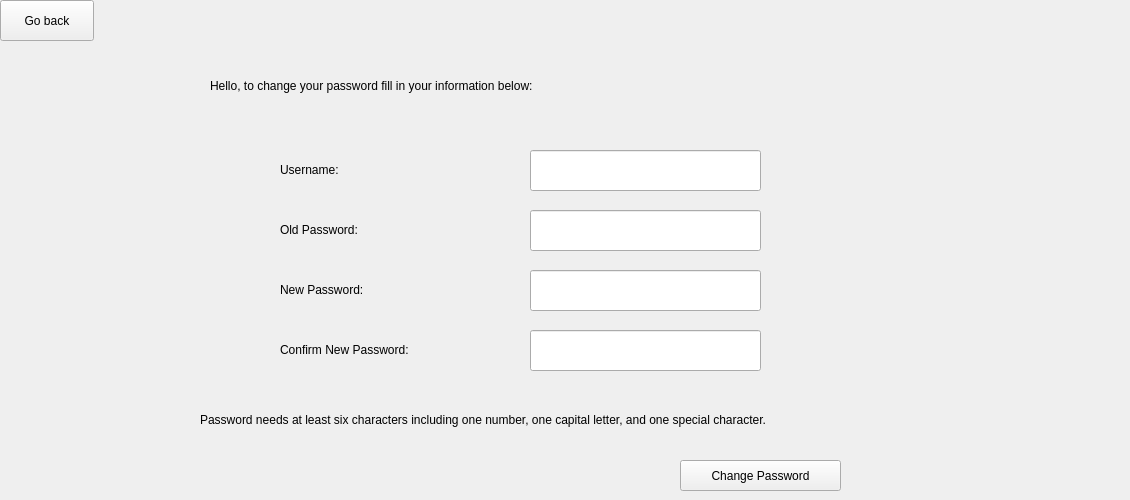
      <widget class="QWidget" name="change_password">
       <widget class="QLabel" name="label_6">
        <property name="geometry">
         <rect>
          <x>210</x>
          <y>60</y>
          <width>741</width>
          <height>51</height>
         </rect>
        </property>
        <property name="styleSheet">
         <string notr="true">font: 18pt &quot;Times New Roman&quot;;</string>
        </property>
        <property name="text">
         <string>Hello, to change your password fill in your information below:</string>
        </property>
       </widget>
       <widget class="QLineEdit" name="old_password">
        <property name="geometry">
         <rect>
          <x>530</x>
          <y>210</y>
          <width>231</width>
          <height>41</height>
         </rect>
        </property>
        <property name="styleSheet">
         <string notr="true">font: 12pt &quot;Times New Roman&quot;;</string>
        </property>
        <property name="echoMode">
         <enum>QLineEdit::Password</enum>
        </property>
       </widget>
       <widget class="QLabel" name="password_lbl_2">
        <property name="geometry">
         <rect>
          <x>280</x>
          <y>220</y>
          <width>131</width>
          <height>20</height>
         </rect>
        </property>
        <property name="styleSheet">
         <string notr="true">font: 12pt &quot;Times New Roman&quot;;</string>
        </property>
        <property name="text">
         <string>Old Password:</string>
        </property>
       </widget>
       <widget class="QLineEdit" name="new_pass">
        <property name="geometry">
         <rect>
          <x>530</x>
          <y>270</y>
          <width>231</width>
          <height>41</height>
         </rect>
        </property>
        <property name="styleSheet">
         <string notr="true">font: 12pt &quot;Times New Roman&quot;;</string>
        </property>
        <property name="echoMode">
         <enum>QLineEdit::Password</enum>
        </property>
       </widget>
       <widget class="QLineEdit" name="confirm_new">
        <property name="geometry">
         <rect>
          <x>530</x>
          <y>330</y>
          <width>231</width>
          <height>41</height>
         </rect>
        </property>
        <property name="styleSheet">
         <string notr="true">font: 12pt &quot;Times New Roman&quot;;</string>
        </property>
        <property name="echoMode">
         <enum>QLineEdit::Password</enum>
        </property>
       </widget>
       <widget class="QLabel" name="password_lbl_3">
        <property name="geometry">
         <rect>
          <x>280</x>
          <y>280</y>
          <width>161</width>
          <height>20</height>
         </rect>
        </property>
        <property name="styleSheet">
         <string notr="true">font: 12pt &quot;Times New Roman&quot;;</string>
        </property>
        <property name="text">
         <string>New Password:</string>
        </property>
       </widget>
       <widget class="QLabel" name="password_lbl_4">
        <property name="geometry">
         <rect>
          <x>280</x>
          <y>340</y>
          <width>201</width>
          <height>20</height>
         </rect>
        </property>
        <property name="styleSheet">
         <string notr="true">font: 12pt &quot;Times New Roman&quot;;</string>
        </property>
        <property name="text">
         <string>Confirm New Password:</string>
        </property>
       </widget>
       <widget class="QPushButton" name="new_password">
        <property name="geometry">
         <rect>
          <x>680</x>
          <y>460</y>
          <width>161</width>
          <height>31</height>
         </rect>
        </property>
        <property name="styleSheet">
         <string notr="true">QPushButton#new_password {
font: 12pt &quot;Times New Roman&quot;;
min-width: 80px;
}
QPushButton#new_password:pressed {
    background-color: rgb(224, 224, 224);
    border-style: inset;
}</string>
        </property>
        <property name="text">
         <string>Change Password</string>
        </property>
       </widget>
       <widget class="QPushButton" name="back_8">
        <property name="geometry">
         <rect>
          <x>0</x>
          <y>0</y>
          <width>94</width>
          <height>41</height>
         </rect>
        </property>
        <property name="styleSheet">
         <string notr="true">QPushButton#back_8 {
font: 12pt &quot;Times New Roman&quot;;
min-width: 80px;
}
QPushButton#back_8:pressed {
    background-color: rgb(224, 224, 224);
    border-style: inset;
}</string>
        </property>
        <property name="text">
         <string>Go back</string>
        </property>
       </widget>
       <widget class="QLineEdit" name="username_2">
        <property name="geometry">
         <rect>
          <x>530</x>
          <y>150</y>
          <width>231</width>
          <height>41</height>
         </rect>
        </property>
        <property name="styleSheet">
         <string notr="true">font: 12pt &quot;Times New Roman&quot;;</string>
        </property>
       </widget>
       <widget class="QLabel" name="password_lbl_11">
        <property name="geometry">
         <rect>
          <x>280</x>
          <y>160</y>
          <width>131</width>
          <height>20</height>
         </rect>
        </property>
        <property name="styleSheet">
         <string notr="true">font: 12pt &quot;Times New Roman&quot;;</string>
        </property>
        <property name="text">
         <string>Username:</string>
        </property>
       </widget>
       <widget class="QLabel" name="last_name_lbl_3">
        <property name="geometry">
         <rect>
          <x>200</x>
          <y>410</y>
          <width>921</width>
          <height>20</height>
         </rect>
        </property>
        <property name="styleSheet">
         <string notr="true">font: italic 12pt &quot;Times New Roman&quot;;
</string>
        </property>
        <property name="text">
         <string>Password needs at least six characters including one number, one capital letter, and one special character.</string>
        </property>
       </widget>
      </widget>
